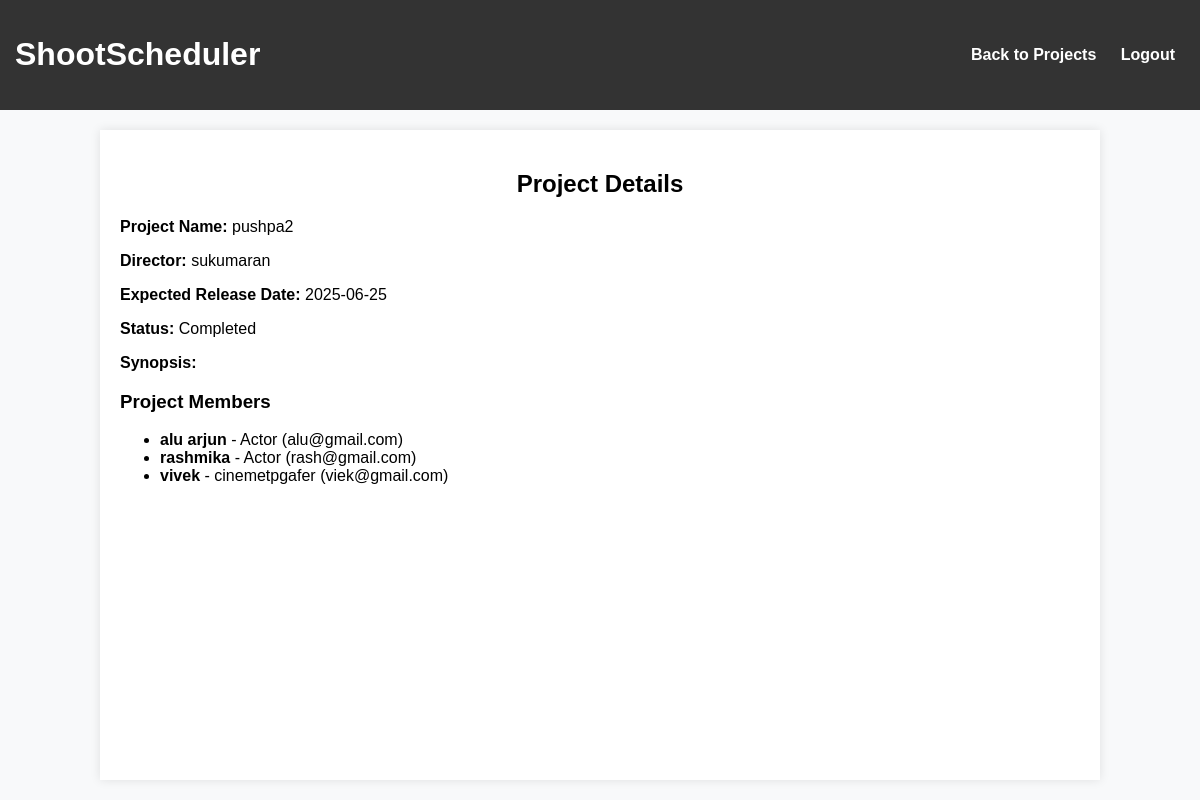
The page /pages/view-project.php?id=3 on the database its author committed.
### tables this page shows
CREATE TABLE `projects` (
  `id` int NOT NULL,
  `project_name` varchar(255) DEFAULT NULL,
  `director_name` varchar(255) DEFAULT NULL,
  `budget` varchar(50) DEFAULT NULL,
  `project_status` varchar(50) DEFAULT NULL,
  `expected_release_date` date DEFAULT NULL,
  `created_by` int NOT NULL,
  `budget_unit` varchar(10) NOT NULL DEFAULT 'Lakh',
  `synopsis` text
);

CREATE TABLE `project_members` (
  `id` int NOT NULL,
  `project_id` int DEFAULT NULL,
  `member_name` varchar(255) DEFAULT NULL,
  `role` varchar(50) DEFAULT NULL,
  `email` varchar(255) DEFAULT NULL
);

### pages/view-project.php (the view, shortened to what this page needs)
<?php
include '../server/connection.php';
if (isset($_GET['id'])) {
    $project_id = $_GET['id'];
    $sql = "SELECT * FROM projects WHERE id = $project_id";
    $result = $conn->query($sql);
    if ($result->num_rows > 0) {
        $project = $result->fetch_assoc();
    } else {
        echo "<script>alert('Project Not Found!'); window.location.href='my-projects.php';</script>";
        exit;
    }
} else {
    echo "<script>alert('Invalid Request!'); window.location.href='my-projects.php';</script>";
    exit;
}
?>
<!DOCTYPE html>
<html lang="en">
<head>
    <link rel="stylesheet" href="../css/view-project.css">
</head>
<body>
    <header>
        <h1>ShootScheduler</h1>
        <nav>
            <a href="my-projects.php">Back to Projects</a>
            <a href="../server/logout.php">Logout</a>
        </nav>
    </header>
    <main class="project-details">
        <h2>Project Details</h2>
        <p><strong>Project Name:</strong> <?php echo $project['project_name']; ?></p>
        <p><strong>Director:</strong> <?php echo $project['director_name']; ?></p>
        <p><strong>Expected Release Date:</strong> <?php echo $project['expected_release_date']; ?></p>
        <p><strong>Status:</strong> <?php echo $project['project_status']; ?></p>
        <p><strong>Synopsis:</strong> <?php echo $project['synopsis']; ?></p>
        <h3>Project Members</h3>
        <ul>
            <?php
            $members_sql = "SELECT * FROM project_members WHERE project_id = $project_id";
            $members_result = $conn->query($members_sql);
            while ($member = $members_result->fetch_assoc()) {
                echo "<li><strong>{$member['member_name']}</strong> - {$member['role']} ({$member['email']})</li>";
            }
            ?>
        </ul>
    </main>
</body>
</html>

### css/view-project.css (style rules this page uses)
body { font-family: Arial, sans-serif; background-color: #f8f9fa; margin: 0; padding: 0; display: flex; flex-direction: column; min-height: 100vh; }
header { background: #333; color: white; padding: 15px; display: flex; justify-content: space-between; align-items: center; }
nav a { color: white; text-decoration: none; margin: 0 10px; font-weight: bold; }
.project-details { width: 80%; margin: 20px auto; background: white; padding: 20px; box-shadow: 0 0 10px rgba(0, 0, 0, 0.1); flex-grow: 1; }
h2 { text-align: center; margin-bottom: 20px; }

### rows shown on the page
projects: project_name "pushpa2", director_name "sukumaran", expected_release_date "2025-06-25", project_status "Completed"
project_members: member_name "alu arjun", role "Actor", email "alu@gmail.com"
project_members: member_name "rashmika", role "Actor", email "rash@gmail.com"
project_members: member_name "vivek", role "cinemetpgafer", email "viek@gmail.com"
